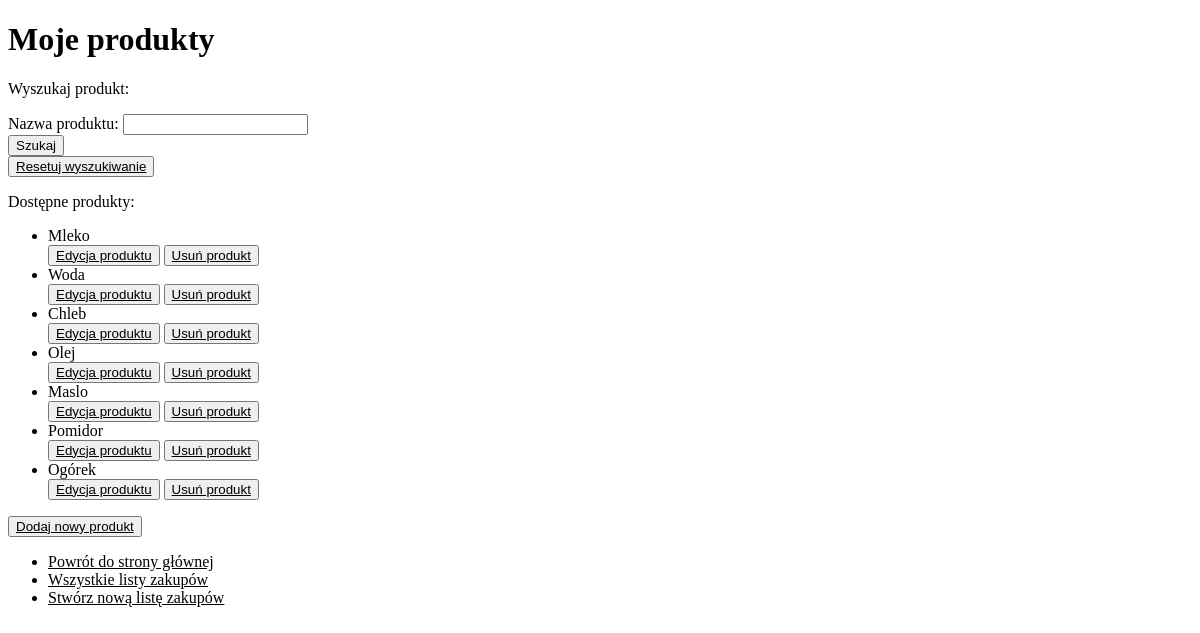
Before: /products/ with the older database file.
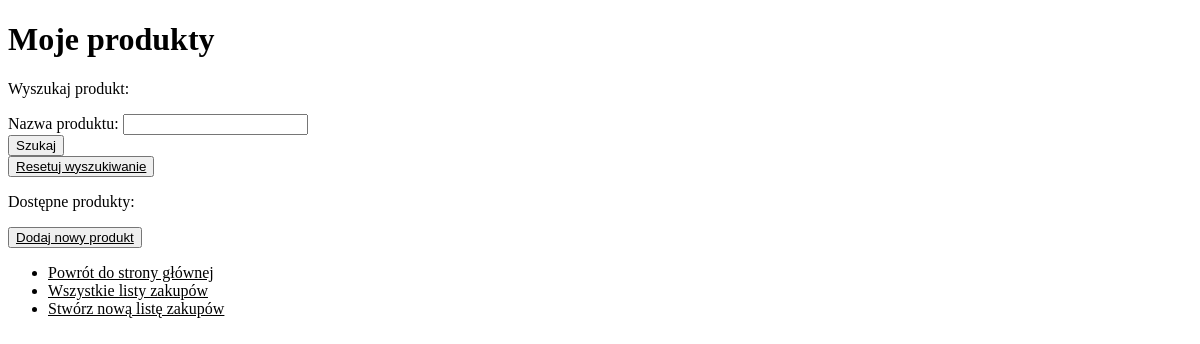
After: the same page with the newer database file.
### products/models.py (models this page shows, shortened)
class Products(models.Model):
    product_name = models.CharField(max_length=15, verbose_name="Nazwa produktu")
    class Meta:
        verbose_name_plural = "Produkty"

### products/views.py (the view, shortened to what this page needs)
# urls.py: path('products/', ProductsListView.as_view(), name='products'),
class ProductsListView(ListView):
    model = Products
    template_name = 'all_products.html'
    context_object_name = 'my_products'
    def get_queryset(self):
        return Products.objects.all()
    def get_context_data(self, **kwargs):
        context = super(ProductsListView, self).get_context_data(**kwargs)
        context["form"] = ProductsForm(self.request.POST or None)
        return context

### products/forms.py
class ProductsForm(forms.ModelForm):
    class Meta:
        model = Products
        fields = ('product_name', )

### products/templates/all_products.html (shortened to what this page needs)
<!DOCTYPE html>
<html>
<head>
    <h1>Moje produkty</h1>
</head>
<body>
<p>Wyszukaj produkt: </p>
<form action="{% url 'products' %}" method="POST">
    {% for field in form %}
        <div class="fieldWrapper">
            {{ field.label_tag }} {{ field }}
        </div>
    {% endfor %}
    <input type="submit" value="Szukaj">
</form>
<button><a href="{% url 'products' %}">Resetuj wyszukiwanie</a></button>
<p>Dostępne produkty:</p>
<ul>
    {% for x in my_products %}
        <li>{{ x.product_name }}
        </li> <button><a href="{% url 'product_change' x.id %}">Edycja produktu</a></button>
        </li> <button><a href="{% url 'product_delete' x.id %}">Usuń produkt</a></button>
    {% endfor %}
</ul>
</li> <button><a href="{% url 'product_create' %}">Dodaj nowy produkt</a></button>
<ul>
    <li><a href="{% url 'main' %}">Powrót do strony głównej</a></li>
    <li><a href="{% url 'shopping_list' %}">Wszystkie listy zakupów</a></li>
    <li><a href="{% url 'create' %}">Stwórz nową listę zakupów</a></li>
</ul>
</body>
</html>

Changed rows visible on the page:
removed Products: product_name "Mleko"
removed Products: product_name "Woda"
removed Products: product_name "Chleb"
removed Products: product_name "Olej"
removed Products: product_name "Maslo"
removed Products: product_name "Pomidor"
removed Products: product_name "Ogórek"
